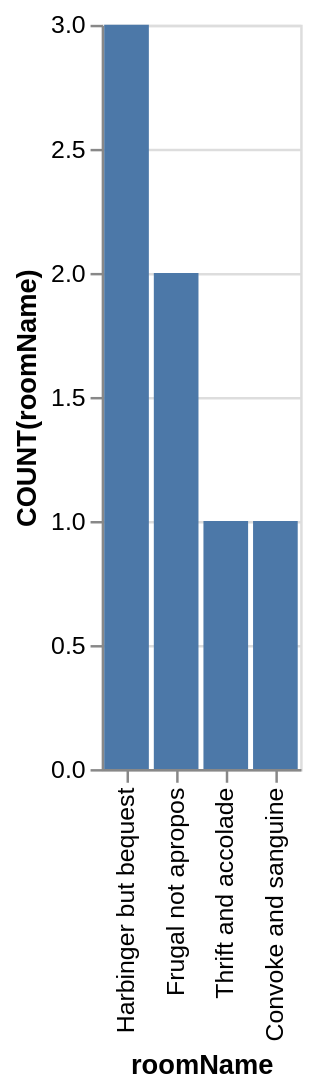

Express this chart as Vega-Lite.
### Vega-Lite specification from a JSON file in a GitHub repository (floating-point values rounded to 4 significant figures)
{"data": {"values": [{"x_data": "Harbinger but bequest", "y_data": 3}, {"x_data": "Frugal not apropos", "y_data": 2}, {"x_data": "Thrift and accolade", "y_data": 1}, {"x_data": "Convoke and sanguine", "y_data": 1}]}, "mark": "bar", "encoding": {"x": {"field": "x_data", "type": "nominal", "title": "roomName", "sort": {"op": "sum", "field": "y_data", "order": "descending"}}, "y": {"field": "y_data", "type": "quantitative", "title": "COUNT(roomName)"}}}
